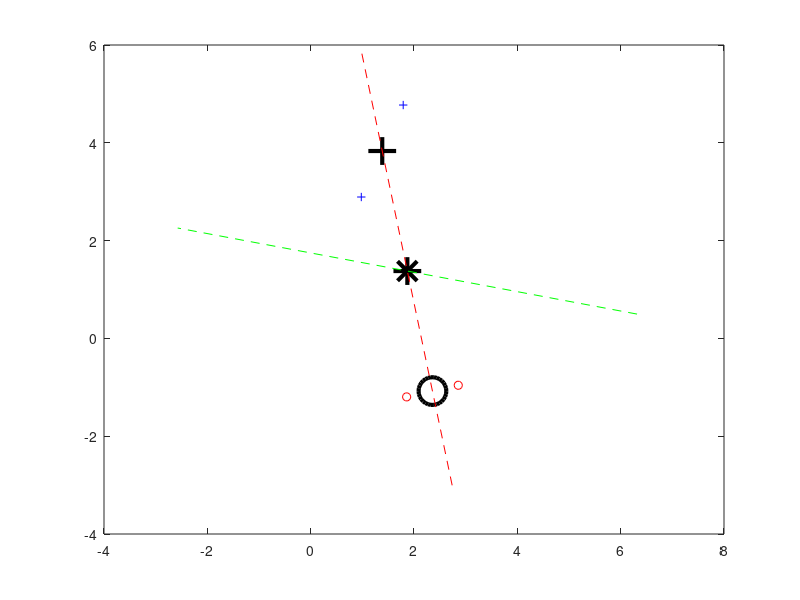

This figure's MATLAB source:
clc;
close all;

N = 4;

N1 = N2 = N/2;

# x - y = c
# => normal vector = [1 -1]
W = [1, -1];

grad = -W(2)/W(1);
b = 3;

X1 = 3*rand(1, N1);
X2 = 3*rand(1, N2);
Y1 = grad*X1 + randn(1, N1) + b;
Y2 = grad*X2 + randn(1, N2) - b;
figure
plot(X1, Y1, 'b+');hold on;
plot(X2, Y2, 'ro');hold on;

mu1 = [mean(X1), mean(Y1)];

mu2 = [mean(X2), mean(Y2)];

mu = [mean([X1, X2]), mean([Y1, Y2])];

# plot mu
plot(mu1(1), mu1(2)  , 'k+', 'markerSize', 20, 'linewidth', 3); 
hold on
plot(mu2(1), mu2(2), 'ko', 'markerSize', 20, 'linewidth', 3); 
hold on
plot(mu(1), mu(2), 'k*', 'markerSize', 20, 'linewidth', 3); 
hold on


S1 = cov(X1);
S2 = cov(X2);
SW = S1+S2;

W = inv(SW)*(mu2-mu1)

scale1 = 1.5;
scale2 = .75;


line1 = line([mu(1)-scale2*W(1) mu(1)+scale2*W(1)],
             [mu(2)-scale2*W(2) mu(2)+scale2*W(2)]); 
             
line2 = line([mu(1)-scale2*W(2) mu(1)+scale2*W(2)],
             [mu(2)-scale2*W(1) mu(2)+scale2*W(1)]);             
        
set(line1, 'color', [1 0 0], "linestyle", "--")
set(line2, 'color', [0 1 0], "linestyle", "--")
# plot point to line

X1_shift = X1 - mu(1);
X2_shift = X2 - mu(1);


Y1_shift = Y1 - mu(2);
Y2_shift = Y2 - mu(2);

best_line_idx = 2;
X1_new = X1_shift*W(best_line_idx);
X2_new = X2_shift*W(best_line_idx);

Y1_new = X1_new*W(best_line_idx)' + mu(2);
Y2_new = X2_new*W(best_line_idx)' + mu(2);


# point_red = plot(X1,Y1_new,"ro", "markersize", 10, "linewidth", 3);